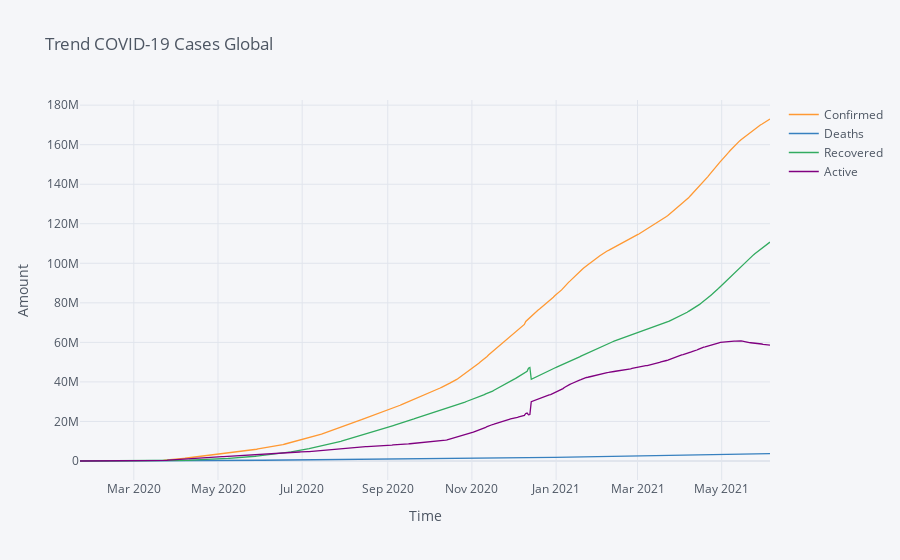

The notebook cell this image was saved under:
### Markdown cell above
### **Comparison Trend Confirmed, Deaths, Recovered, and Active Case**

### Code cell
dataGroup.iplot(title = "Trend COVID-19 Cases Global", xTitle = "Time", yTitle = "Amount")

### Figure 1 — Plotly figure (JSON) as saved in the notebook; plotly's stock layout.template omitted (floating-point values rounded to 4 significant figures; data arrays with more than 128 entries replaced by an {"elided": "..."} marker saying what was removed)
{"data": [{"line": {"color": "rgba(255, 153, 51, 1.0)", "dash": "solid", "shape": "linear", "width": 1.3}, "mode": "lines", "name": "Confirmed", "text": "", "type": "scatter", "x": {"elided": "501 str values"}, "y": {"elided": "501 int values"}}, {"line": {"color": "rgba(55, 128, 191, 1.0)", "dash": "solid", "shape": "linear", "width": 1.3}, "mode": "lines", "name": "Deaths", "text": "", "type": "scatter", "x": {"elided": "501 str values"}, "y": {"elided": "501 int values"}}, {"line": {"color": "rgba(50, 171, 96, 1.0)", "dash": "solid", "shape": "linear", "width": 1.3}, "mode": "lines", "name": "Recovered", "text": "", "type": "scatter", "x": {"elided": "501 str values"}, "y": {"elided": "501 int values"}}, {"line": {"color": "rgba(128, 0, 128, 1.0)", "dash": "solid", "shape": "linear", "width": 1.3}, "mode": "lines", "name": "Active", "text": "", "type": "scatter", "x": {"elided": "501 str values"}, "y": {"elided": "501 int values"}}], "layout": {"legend": {"bgcolor": "#F5F6F9", "font": {"color": "#4D5663"}}, "paper_bgcolor": "#F5F6F9", "plot_bgcolor": "#F5F6F9", "title": {"font": {"color": "#4D5663"}, "text": "Trend COVID-19 Cases Global"}, "xaxis": {"gridcolor": "#E1E5ED", "showgrid": true, "tickfont": {"color": "#4D5663"}, "title": {"font": {"color": "#4D5663"}, "text": "Time"}, "zerolinecolor": "#E1E5ED"}, "yaxis": {"gridcolor": "#E1E5ED", "showgrid": true, "tickfont": {"color": "#4D5663"}, "title": {"font": {"color": "#4D5663"}, "text": "Amount"}, "zerolinecolor": "#E1E5ED"}}}
